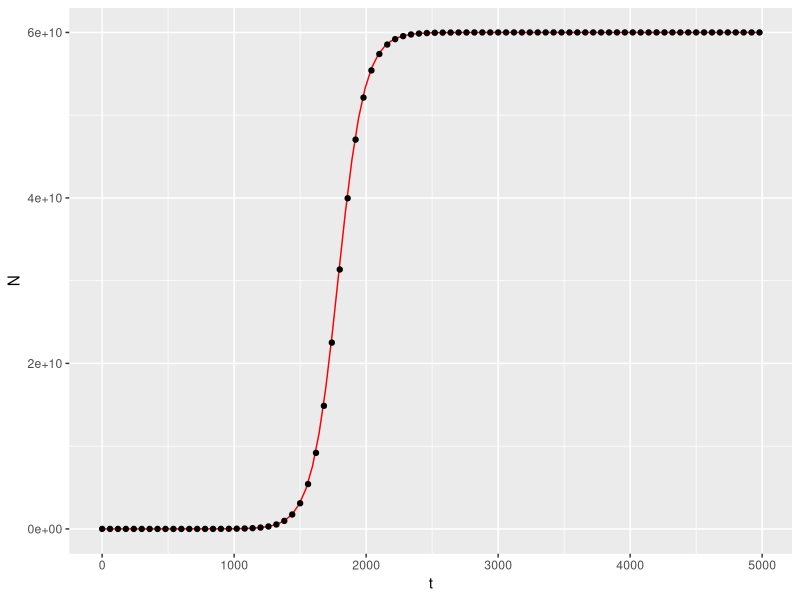

Generate this figure with R:
#Script to plot data and model
install.packages("ggplot2")
library(ggplot2)

growth_data <- read.csv("experiment 1.csv")

#this function gives us the logistic growth model for this data 

logistic_fun <- function(t) {
  
  N <- (N0*K*exp(r*t))/(K-N0+N0*exp(r*t))
  
  return(N)
  
}


N0 <- 975.5 #estimate of the intercept e^(6.883)
  
r <- 1.004e-02 #rate of growth found using gradient
  
K <- 6.000e+10 #carrying capacity found looking at linear model 2 intercept 

#when we plot this model we see the red line showing the model
#if the last part of code is added it log transforms the y axis 
#so it becomes linear 

ggplot(aes(t,N), data = growth_data) +
  
  geom_function(fun=logistic_fun, colour="red") +
  
  geom_point()

  #scale_y_continuous(trans='log10')



